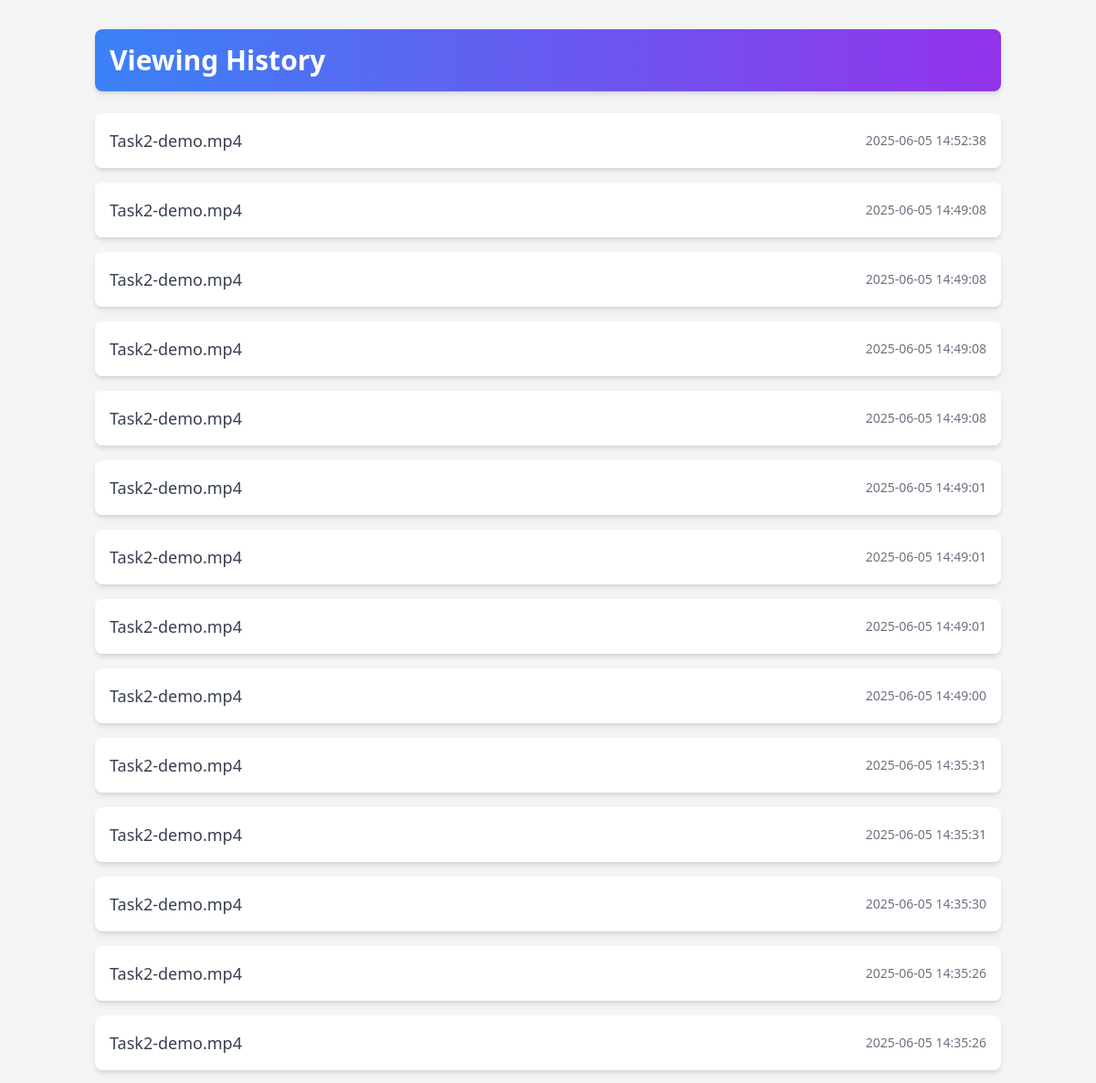
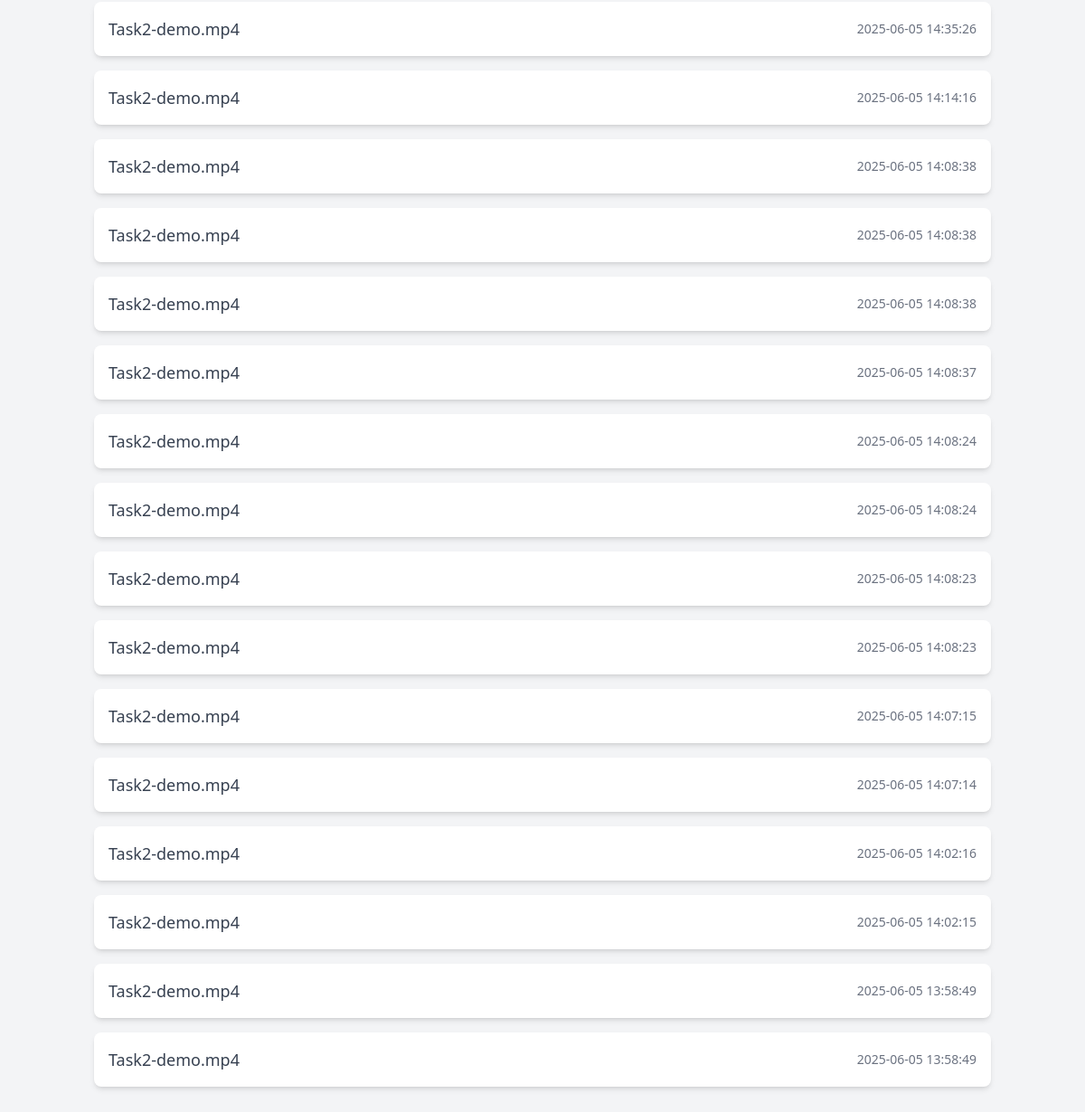
Before: /history (signed in) with the older database file (2 pictures, top to bottom).
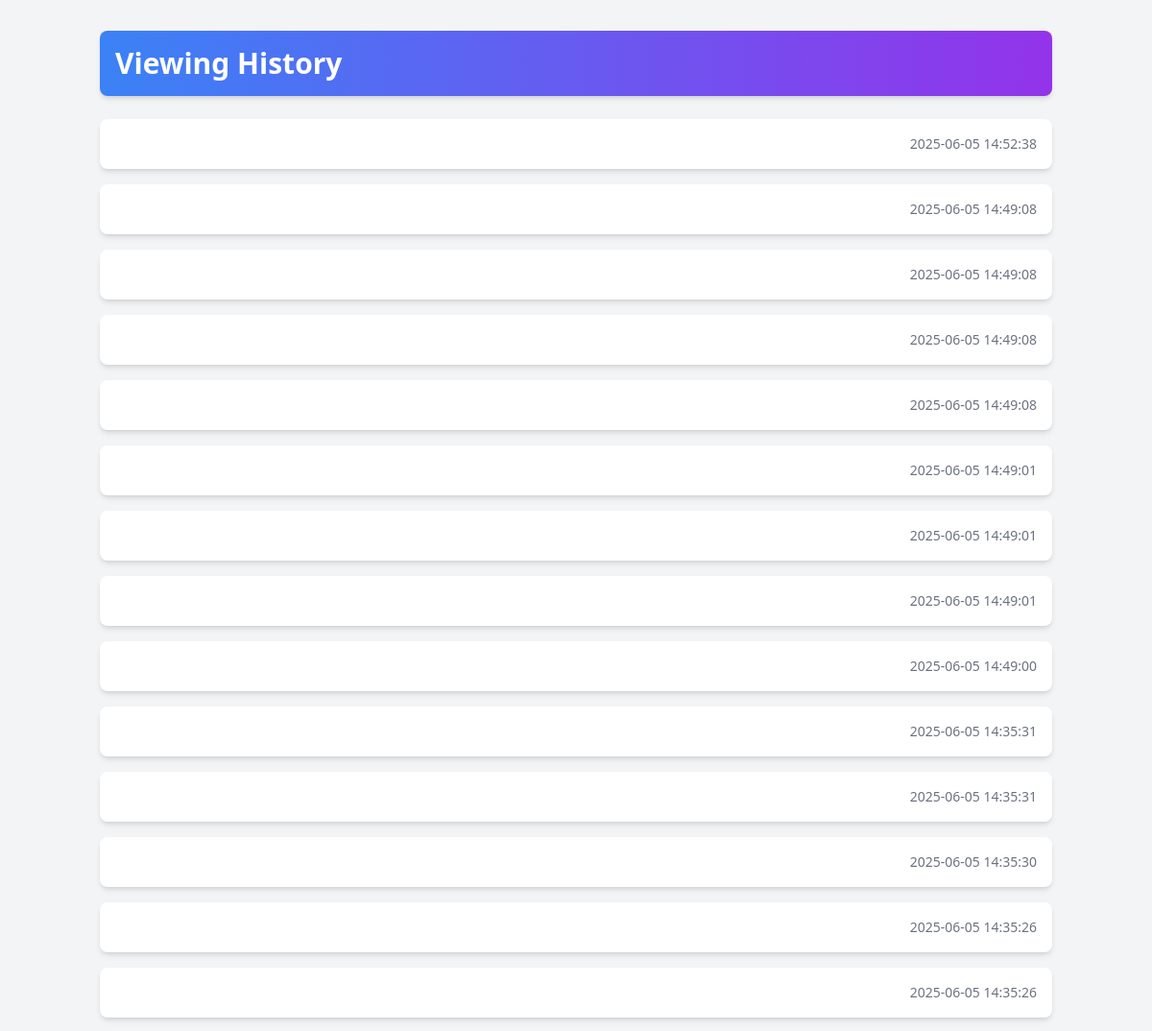
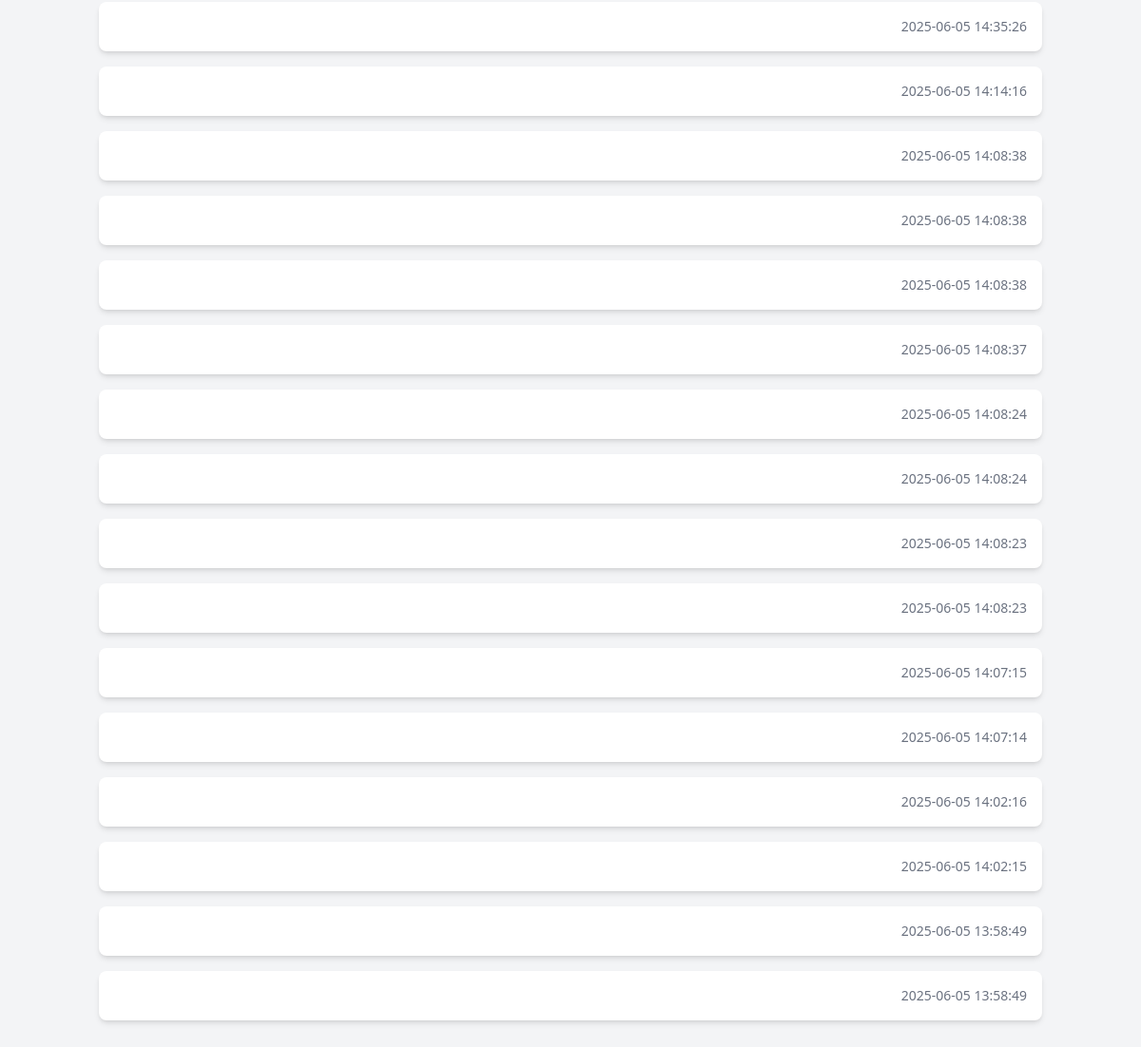
After: the same page with the newer database file (2 pictures, top to bottom).
### models.py (models this page shows)
class ViewingHistory(db.Model):
    id = db.Column(db.Integer, primary_key=True)
    user_id = db.Column(db.Integer, db.ForeignKey('user.id'))
    video_id = db.Column(db.Integer, db.ForeignKey('video.id'))
    timestamp = db.Column(db.DateTime, default=datetime.utcnow)
    user = db.relationship('User', backref='viewing_history')
    video = db.relationship('Video', backref='viewing_history')

class Video(db.Model):
    id = db.Column(db.Integer, primary_key=True)
    filename = db.Column(db.String(100))
    filepath = db.Column(db.String(200))
    uploaded_by = db.Column(db.Integer, db.ForeignKey('user.id'))
    uploaded_by_user = db.relationship('User', backref='videos')
    timestamp = db.Column(db.DateTime, default=datetime.utcnow)
    encrypted_dek = db.Column(db.String(200))
    chaotic_seed = db.Column(db.Float)

### routes/main.py (the view)
@main.route('/history')
@login_required
def history():
    records = ViewingHistory.query.filter_by(user_id=current_user.id).order_by(ViewingHistory.timestamp.desc()).all()
    return render_template('history.html', records=records)

### app.py (called while the page is built)
@login_manager.user_loader
def load_user(user_id):
    with current_app.app_context():
        return db.session.get(User, int(user_id))

### models.py (called while the page is built)
    @property
    def is_authenticated(self):
        return True

### templates/history.html (shortened to what this page needs)
<!DOCTYPE html>
<html lang="en">
<head>
    <script src="https://cdn.tailwindcss.com"></script>
</head>
<body class="bg-gray-100 font-sans">
    <div class="container mx-auto px-4 py-8">
        <h2 class="text-3xl font-bold text-gray-800 mb-6 bg-gradient-to-r from-blue-500 to-purple-600 text-white p-4 rounded-lg shadow-md">
            Viewing History
        </h2>
        {% if records %}
            <ul class="space-y-4">
                {% for record in records %}
                    <li class="bg-white p-4 rounded-lg shadow-md hover:shadow-lg transition-shadow duration-200 flex justify-between items-center">
                        <span class="text-lg text-gray-700 font-medium">
                            {{ record.video.filename }}
                        </span>
                        <span class="text-sm text-gray-500">
                            {{ record.timestamp.strftime("%Y-%m-%d %H:%M:%S") }}
                        </span>
                    </li>
                {% endfor %}
            </ul>
        {% else %}
            <div class="bg-white p-6 rounded-lg shadow-md text-center">
                <p class="text-lg text-gray-600">No viewing history available.</p>
            </div>
        {% endif %}
    </div>
</body>
</html>

Changed rows visible on the page:
changed ViewingHistory (number 1 of 30 on the later page): video.filename "Task2-demo.mp4" → (not shown)
changed ViewingHistory (number 2 of 30 on the later page): video.filename "Task2-demo.mp4" → (not shown)
changed ViewingHistory (number 3 of 30 on the later page): video.filename "Task2-demo.mp4" → (not shown)
changed ViewingHistory (number 4 of 30 on the later page): video.filename "Task2-demo.mp4" → (not shown)
changed ViewingHistory (number 5 of 30 on the later page): video.filename "Task2-demo.mp4" → (not shown)
changed ViewingHistory (number 6 of 30 on the later page): video.filename "Task2-demo.mp4" → (not shown)
changed ViewingHistory (number 7 of 30 on the later page): video.filename "Task2-demo.mp4" → (not shown)
changed ViewingHistory (number 8 of 30 on the later page): video.filename "Task2-demo.mp4" → (not shown)
changed ViewingHistory (number 9 of 30 on the later page): video.filename "Task2-demo.mp4" → (not shown)
changed ViewingHistory (number 10 of 30 on the later page): video.filename "Task2-demo.mp4" → (not shown)
changed ViewingHistory (number 11 of 30 on the later page): video.filename "Task2-demo.mp4" → (not shown)
changed ViewingHistory (number 12 of 30 on the later page): video.filename "Task2-demo.mp4" → (not shown)
changed ViewingHistory (number 13 of 30 on the later page): video.filename "Task2-demo.mp4" → (not shown)
changed ViewingHistory (number 14 of 30 on the later page): video.filename "Task2-demo.mp4" → (not shown)
changed ViewingHistory (number 15 of 30 on the later page): video.filename "Task2-demo.mp4" → (not shown)
changed ViewingHistory (number 16 of 30 on the later page): video.filename "Task2-demo.mp4" → (not shown)
changed ViewingHistory (number 17 of 30 on the later page): video.filename "Task2-demo.mp4" → (not shown)
changed ViewingHistory (number 18 of 30 on the later page): video.filename "Task2-demo.mp4" → (not shown)
changed ViewingHistory (number 19 of 30 on the later page): video.filename "Task2-demo.mp4" → (not shown)
changed ViewingHistory (number 20 of 30 on the later page): video.filename "Task2-demo.mp4" → (not shown)
changed ViewingHistory (number 21 of 30 on the later page): video.filename "Task2-demo.mp4" → (not shown)
changed ViewingHistory (number 22 of 30 on the later page): video.filename "Task2-demo.mp4" → (not shown)
changed ViewingHistory (number 23 of 30 on the later page): video.filename "Task2-demo.mp4" → (not shown)
changed ViewingHistory (number 24 of 30 on the later page): video.filename "Task2-demo.mp4" → (not shown)
changed ViewingHistory (number 25 of 30 on the later page): video.filename "Task2-demo.mp4" → (not shown)
changed ViewingHistory (number 26 of 30 on the later page): video.filename "Task2-demo.mp4" → (not shown)
changed ViewingHistory (number 27 of 30 on the later page): video.filename "Task2-demo.mp4" → (not shown)
changed ViewingHistory (number 28 of 30 on the later page): video.filename "Task2-demo.mp4" → (not shown)
changed ViewingHistory (number 29 of 30 on the later page): video.filename "Task2-demo.mp4" → (not shown)
changed ViewingHistory (number 30 of 30 on the later page): video.filename "Task2-demo.mp4" → (not shown)
